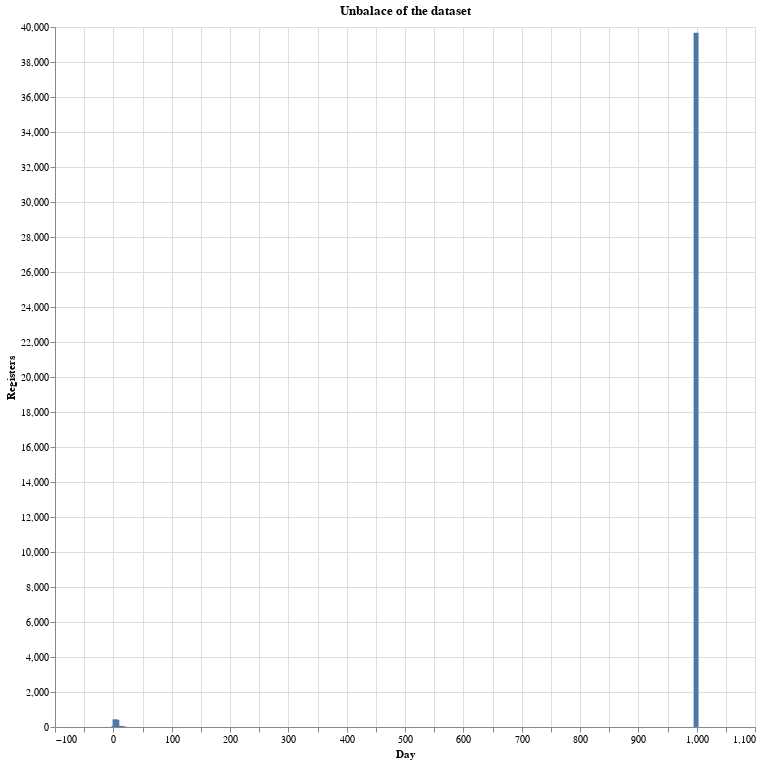

The notebook cell saved with this chart:
### Code cell
alt.Chart(last_contact).mark_bar(
    
).encode(
    x=alt.X('index', bin=False, title='Day', scale=alt.Scale(zero=False)),
   y = alt.Y('pdays', title = 'Registers', scale=alt.Scale(zero=True)),
    tooltip = ['pdays', 'count(pdays)']
).properties(
    width=700,
    height = 700,
    title='Unbalace of the dataset '
)

### Figure 1 — Vega-Lite specification as saved in the notebook (floating-point values rounded to 4 significant figures)
{"config": {"view": {"continuousWidth": 400, "continuousHeight": 300}}, "data": {"name": "data-75848f2437dc73569a9ee7e5383bf43c"}, "mark": "bar", "encoding": {"tooltip": [{"field": "pdays", "type": "quantitative"}, {"aggregate": "count", "field": "pdays", "type": "quantitative"}], "x": {"bin": false, "field": "index", "scale": {"zero": false}, "title": "Day", "type": "quantitative"}, "y": {"field": "pdays", "scale": {"zero": true}, "title": "Registers", "type": "quantitative"}}, "height": 700, "title": "Unbalace of the dataset ", "width": 700, "$schema": "https://vega.github.io/schema/vega-lite/v4.17.0.json", "datasets": {"data-75848f2437dc73569a9ee7e5383bf43c": [{"index": 999, "pdays": 39673}, {"index": 3, "pdays": 439}, {"index": 6, "pdays": 412}, {"index": 4, "pdays": 118}, {"index": 9, "pdays": 64}, {"index": 2, "pdays": 61}, {"index": 7, "pdays": 60}, {"index": 12, "pdays": 58}, {"index": 10, "pdays": 52}, {"index": 5, "pdays": 46}, {"index": 13, "pdays": 36}, {"index": 11, "pdays": 28}, {"index": 1, "pdays": 26}, {"index": 15, "pdays": 24}, {"index": 14, "pdays": 20}, {"index": 8, "pdays": 18}, {"index": 0, "pdays": 15}, {"index": 16, "pdays": 11}, {"index": 17, "pdays": 8}, {"index": 18, "pdays": 7}, {"index": 22, "pdays": 3}, {"index": 19, "pdays": 3}, {"index": 21, "pdays": 2}, {"index": 25, "pdays": 1}, {"index": 26, "pdays": 1}, {"index": 27, "pdays": 1}, {"index": 20, "pdays": 1}]}}
